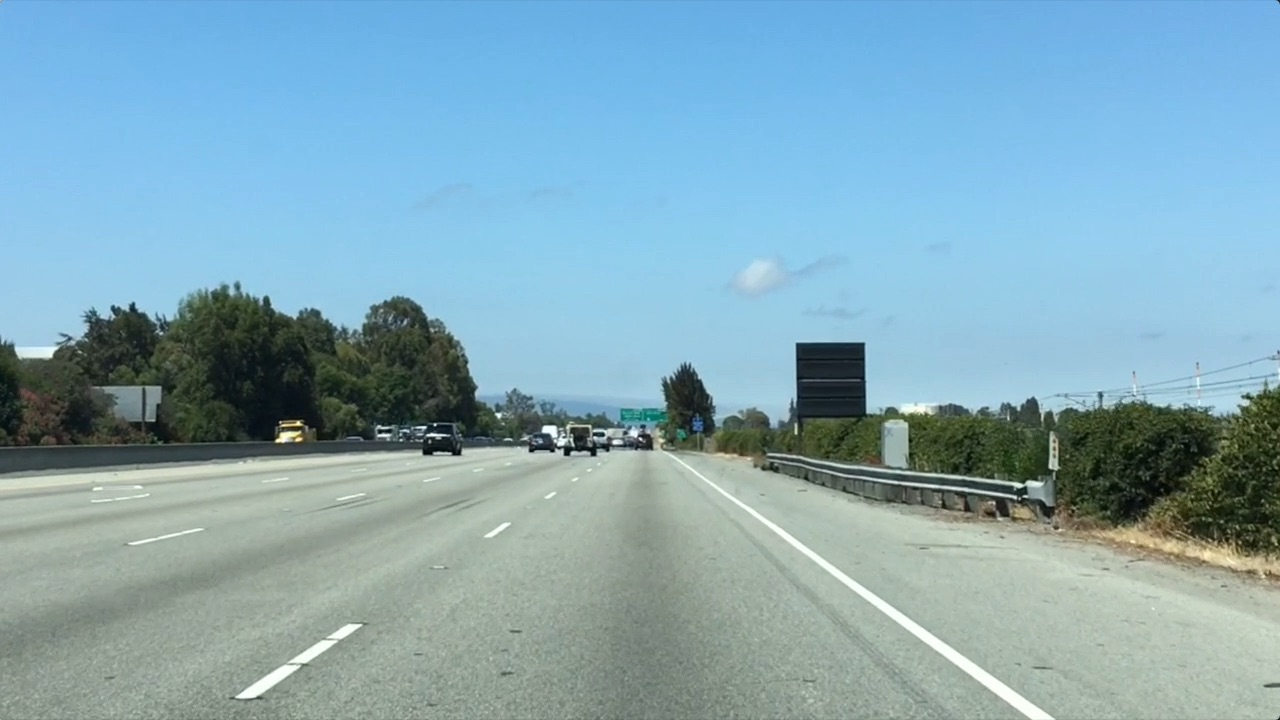
#> input picture Color and Region Selection/test.jpg, 1280 x 720 px
$ python task.py
#> lines starting #> are read from the running program, lines starting #| are printed output that depends on the picture; after the words box and inside, x2 and y2 are one past the last pixel; in counts of white or black regions, pixels touching at a corner belong together
import matplotlib.image as mpimg
import matplotlib.pyplot as plt
import numpy as np
from PIL import Image

img = Image.open('test.jpg')
#> img is the input picture: PIL image 1280x720 RGB; mean R, G, B 132, 168.5, 182.1
new_img = img.resize((960, 540))
new_img.save("test_resized.jpg", "JPEG")

# Read in the image and print some stats
image = mpimg.imread('test_resized.jpg')
ysize = image.shape[0]
#> ysize = 540
xsize = image.shape[1]
#> xsize = 960
color_select = np.copy(image)
line_image = np.copy(image)
# Define our color criteria
red_threshold = 205
green_threshold = 205
blue_threshold = 205
rgb_threshold = [red_threshold, green_threshold, blue_threshold]
# Define a triangle region of interest (Note: if you run this code,
# Keep in mind the origin (x=0, y=0) is in the upper left in image processing
# you'll find these are not sensible values!!
# But you'll get a chance to play with them soon in a quiz ;)
left_bottom = [90, ysize]
#> left_bottom = [90, 540]
right_bottom = [830, ysize]
#> right_bottom = [830, 540]
#| This image is:  <class 'numpy.ndarray'> with dimensions: (540, 960, 3)
apex = [480, 320]


def show_image():
    # Perform a linear fit (y=Ax+B) to each of the three sides of the triangle
    # np.polyfit returns the coefficients [A, B] of the fit
    fit_left = np.polyfit((left_bottom[0], apex[0]), (left_bottom[1], apex[1]), 1)
#> fit_left = [-0.564, 590.8]
    fit_right = np.polyfit((right_bottom[0], apex[0]), (right_bottom[1], apex[1]), 1)
#> fit_right = [0.629, 18.29]
    fit_bottom = np.polyfit((left_bottom[0], right_bottom[0]), (left_bottom[1], right_bottom[1]), 1)
#> fit_bottom = [-1.45e-16, 540]

    # Mask pixels below the threshold
    color_thresholds = (image[:, :, 0] < rgb_threshold[0]) | \
                       (image[:, :, 1] < rgb_threshold[1]) | \
                       (image[:, :, 2] < rgb_threshold[2])
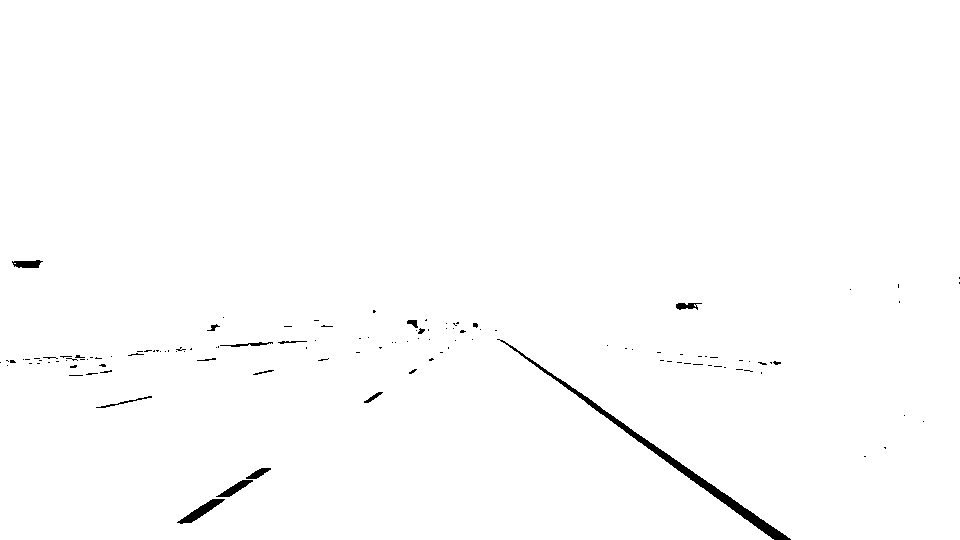
#> color_thresholds: shape (540, 960) bool; 99.2% white; 124 black regions (107 under 20 px), largest, box (x1, y1, x2, y2) and area: (497, 339, 791, 540) 2085, (177, 499, 225, 524) 367, (216, 480, 253, 497) 225

    # Find the region inside the lines
    XX, YY = np.meshgrid(np.arange(0, xsize), np.arange(0, ysize))
    region_thresholds = (YY > (XX * fit_left[0] + fit_left[1])) & \
                        (YY > (XX * fit_right[0] + fit_right[1])) & \
                        (YY < (XX * fit_bottom[0] + fit_bottom[1]))

    # Mask color and region selection
    color_select[color_thresholds | ~region_thresholds] = [0, 0, 0]
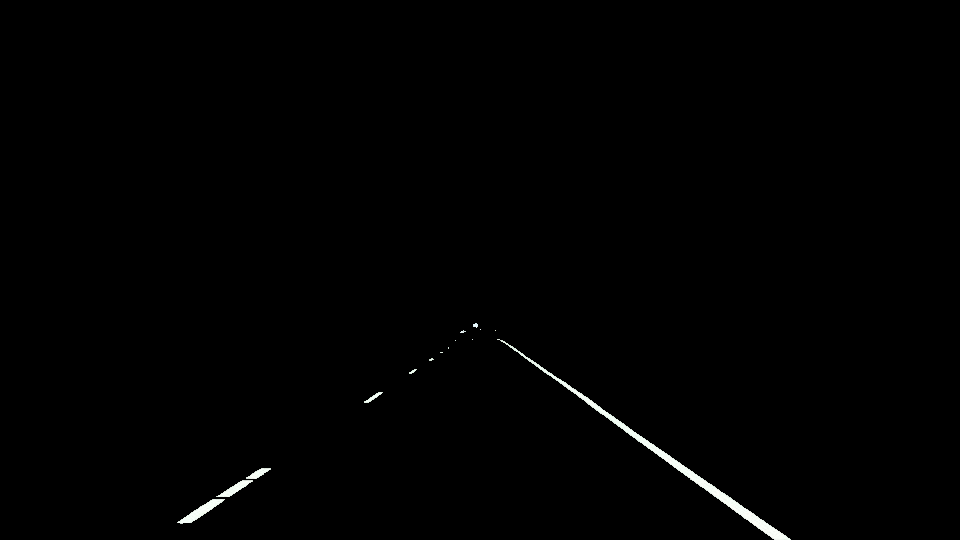
#> color_select: shape (540, 960, 3); mean R, G, B 1.4, 1.4, 1.4
    # Color pixels red where both color and region selections met
    line_image[~color_thresholds & region_thresholds] = [255, 0, 0]
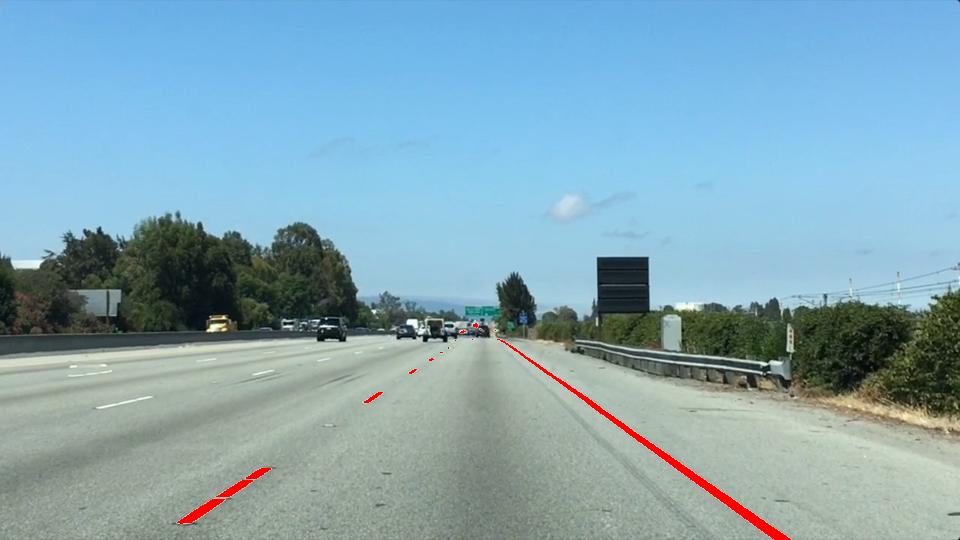
#> line_image: shape (540, 960, 3); mean R, G, B 132.2, 167, 181

    # Display the image and show region and color selections
    plt.imshow(image)
    x = [left_bottom[0], right_bottom[0], apex[0], left_bottom[0]]
#> x = [90, 830, 480, 90]
    y = [left_bottom[1], right_bottom[1], apex[1], left_bottom[1]]
    plt.plot(x, y, 'b--', lw=4)
    plt.imshow(color_select)
    plt.imshow(line_image, extent=[XX.min(), XX.max(), YY.max(), YY.min()])
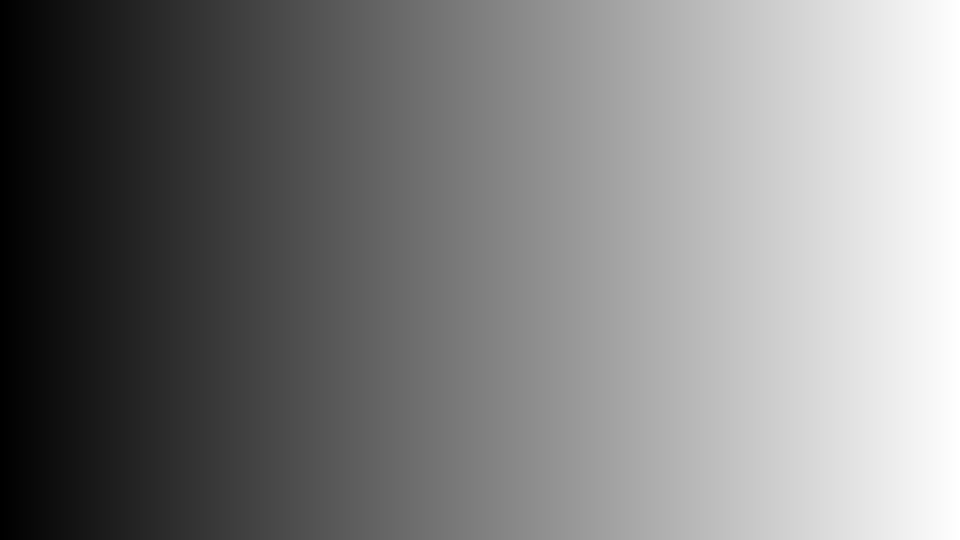
#> XX: shape (540, 960) int64; min 0, max 959, mean 479.5; drawn with min black and max white
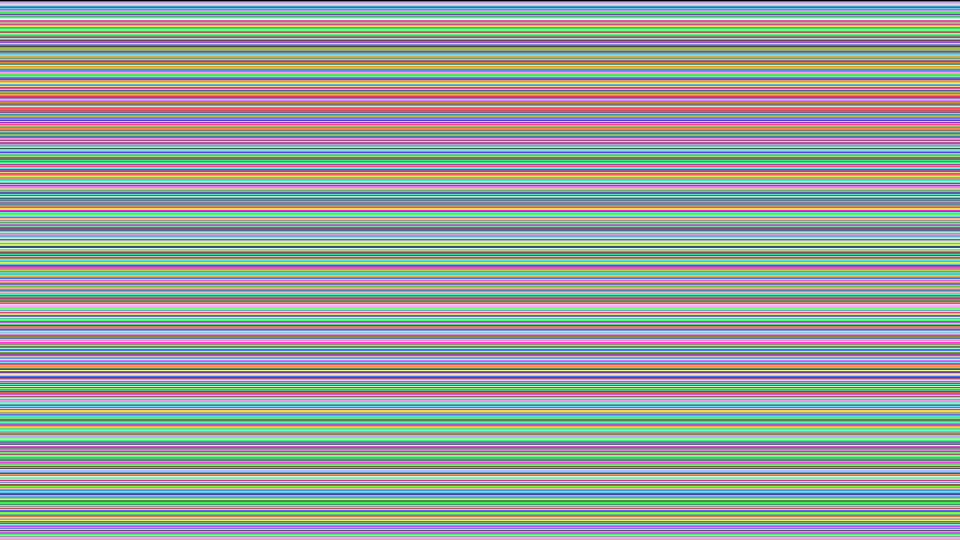
#> YY: shape (540, 960) int64; 540 distinct labels, from 0 to 539; one colour per label, 0 black
    plt.show()
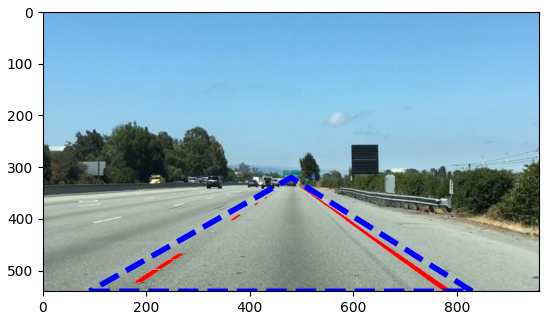
#> figure drawn by matplotlib, 1 panel


if __name__ == "__main__":
    print('This image is: ', type(image),
          'with dimensions:', image.shape)
    show_image()
